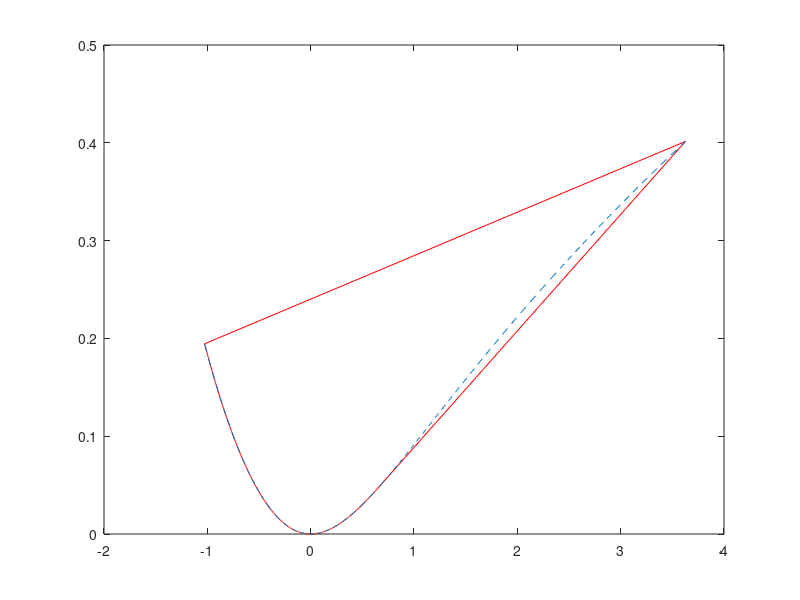
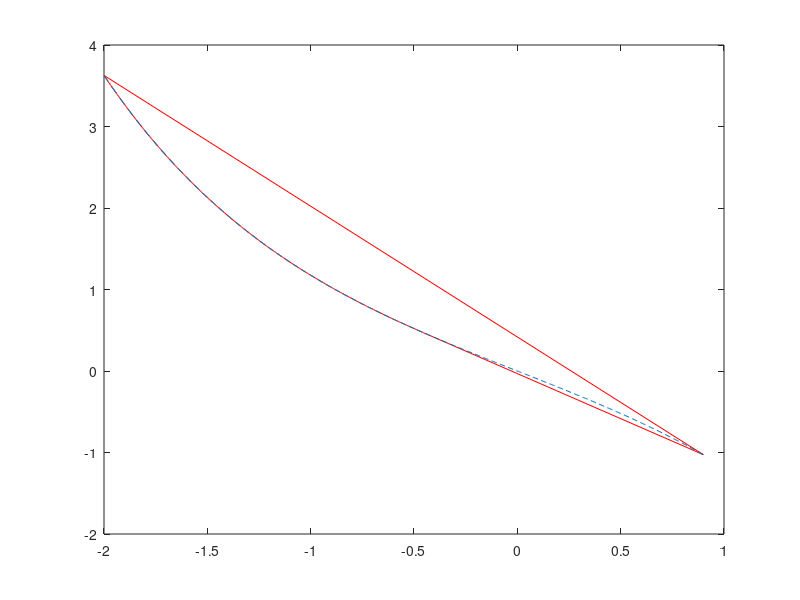
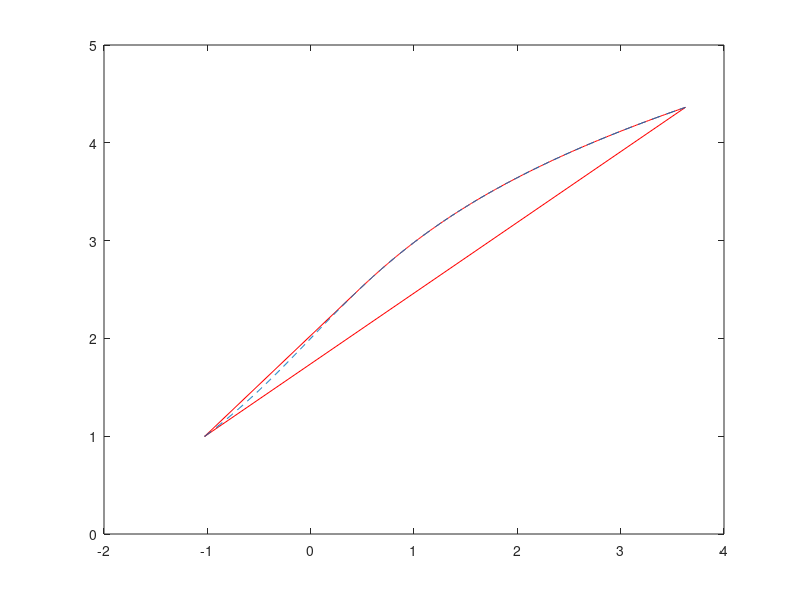

Here is the MATLAB script that generated these plots, in order: (Note: this script raises an error after producing the figures.)
clc
clear
close all
 load data3
 x=[-.9:0.005:2];%x(2,1:500);
 u=sinh((x));%u(2:501);Auto trexei;lala
% x1=x;
% x=u;
% u=x1;

% for i=1:length(x)
%     if x(i)>=0
%         u(i)=sqrt(x1(i));
%     else
%         u(i)=-sqrt(x1(i));
%     end
% end
        % u(100)=0;
% x(100)=0;
for i=1:length(x)
    b(i)=0;
    db(i)=0;
    xx=x(i);
    U=u(i);
    if (xx+.1*U(1)+2)<1e-2
        b(i)=+0.5*(((xx+.1*U(1)+2-2*0.01)/0.01)^2-1)-log(0.01)+.5*(xx+.1*U(1))+log(2);
        %                 b=b+0.5*(((xx(1)+2-2*0.000001)/0.000001)^2-1)-log(0.000001)+.5*(xx(1))+log(2);
    else
        b(i)=-log(xx+.1*U(1)+2)+log(2)+0.5*(xx+.1*U(1));%+log(WW(j));%+log(WW(j)-l(j))+G(j,i)*U(i);
        %           b=b-log(xx(1)+2)+log(2)+0.5*(xx(1));%+log(WW(j));%+log(WW(j)-l(j))+G(j,i)*U(i);
        
    end
    
    xr=xx+1e-5;
    xl=xx-1e-5;
        br(i)=-log(xr+.1*U(1)+2)+log(2)+0.5*(xr+.1*U(1));%+log(WW(j));%+log(WW(j)-l(j))+G(j,i)*U(i);
        bl(i)=-log(xl+.1*U(1)+2)+log(2)+0.5*(xl+.1*U(1));%+log(WW(j));%+log(WW(j)-l(j))+G(j,i)*U(i);
        db1(i)=.5*(br(i)-bl(i))/1e-5;
    
    
    if (xx+.1*U(1)+2)<1e-2
        db(i)=+0.5*2*0.1*(xx+0.1*U+2-2*0.01)/0.01^2+0.5*0.1;
        %                 b=b+0.5*(((xx(1)+2-2*0.000001)/0.000001)^2-1)-log(0.000001)+.5*(xx(1))+log(2);
    else
        db(i)=-0.1/(xx+0.1*U+2)+0.5*0.1;%+log(WW(j));%+log(WW(j)-l(j))+G(j,i)*U(i);
        %           b=b-log(xx(1)+2)+log(2)+0.5*(xx(1));%+log(WW(j));%+log(WW(j)-l(j))+G(j,i)*U(i);
        
    end
    ud(i)=(u(i))*db(i);
    ll(i)=xx+.1*U(1)+2;
end
% plot(u,b,'+')
% hold on
% figure
% plot(u,ud,'o')
% figure
% plot(u,db1)
% % 
% % 
%  for i=2:length(x)
%      
% %     d(i-1)=(u(i)-u(i-1))*(db(i)-db(i-1));
%        if x(i)>-0.7
%     ud1(i)=u(i)*db(i)*1/[-1.64];
%        else
%     ud1(i)=u(i)*db(i)*1/[(u(i)-u(i-1))/(x(i)-x(i-1))];
%        end
% l(i)=[(u(i)-u(i-1))/(x(i)-x(i-1))];
% end
% figure
%  plot(u,ud1,'+')
% 
%  
%  k=0;
%  for i=1:500
%      k=k+1;
%      if x(i)>-0.7
%          lx(k+1)=x(i);
%          ly(k+1)=u(i);
%      end
%  end
  k = convhull(u,b);
plot(u(k),b(k),'r-',u,b,'--')


figure 
k = convhull(-x,u);
plot(-x(k),u(k),'r-',-x,u,'--')

figure 
k = convhull(u,ll);
plot(u(k),ll(k),'r-',u,ll,'--')


syms x
f=-log(asinh(x)+.1*x+2)+log(2)+0.5*(asinh(x)+.1*x);
df2=diff(f,x,2);
df=diff(f,x);
f1=tanh(x)+x;
df1=diff(f1,x);
df12=diff(f1,x,2);
l=1/(f1+2)^2*df1^2+(.5-1/(f1+2))*df12;
l1=1/(f1+2)^2*df1^2;
l2=(.5-1/(f1+2));
l3=df12;
figure
ezplot(l2);hold on;ezplot(l3)
ezplot(l);hold on;
figure
ezplot(df2,[min(u),max(u)])
figure
ezplot(l2,[min(u),max(u)]);hold on;ezplot(l3,[min(u),max(u)])





